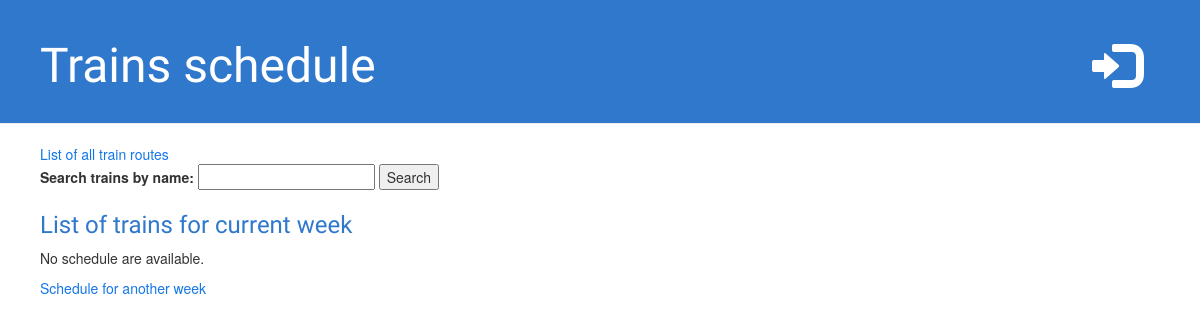
Before: /schedule/ with the older database file.
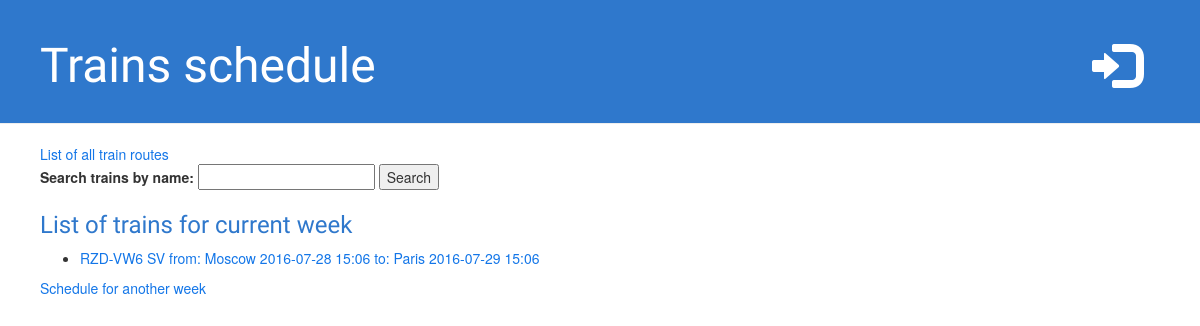
After: the same page with the newer database file.
### trains_schedule/models.py (models this page shows, shortened)
class Schedule(models.Model):
    departure_city = models.ForeignKey(City, related_name='s_departure_city_name')
    destination_city = models.ForeignKey(City, related_name='s_destination_city_name')
    departure_date = models.DateTimeField('date of departure')
    destination_date = models.DateTimeField('date of arriving')
    train = models.ForeignKey(Train)
    def display_name(self):
        return u'{} from: {} {} to: {} {}'.format(self.train, self.departure_city,
                                                  self.departure_date.strftime("%Y-%m-%d %H:%M"),
                                                  self.destination_city,
                                                  self.destination_date.strftime("%Y-%m-%d %H:%M"))

class Train(models.Model):
    train_model = models.CharField(max_length=20)
    train_type = models.CharField(max_length=10)
    train_type_description = models.CharField(max_length=100)
    train_capacity = models.IntegerField(default=0)
    def __unicode__(self):
        return u'{} {}'.format(self.train_model, self.train_type)

class City(models.Model):
    city_name = models.CharField(max_length=60)
    def trip_count(self):
        """
        Используется на форме администратора для отображения количества маршрутов в/из города
        """
        return self.s_departure_city_name.count() + self.s_destination_city_name.count()
    trip_count.short_description = 'Number of routes in/out of the city'
    def __unicode__(self):
        return u'{}'.format(self.city_name)

### trains_schedule/views.py (the view, shortened to what this page needs)
class MainPage(View):
    model = Schedule
    train = Train
    template_name = 'trains_schedule/schedule.html'
    def get(self, request):
        time_now = timezone.now()
        time_after_week = time_now + datetime.timedelta(days=7)
        latest_schedule_list = self.model.objects.filter(departure_date__gte=time_now,
                                                         departure_date__lte=time_after_week).order_by('departure_date')
        context = {'latest_schedule_list': latest_schedule_list}
        return render(request, self.template_name, context)

### trains_schedule/templates/trains_schedule/schedule.html (shortened to what this page needs)
{% extends 'trains_schedule/base.html' %}
{% block content %}
    <a href="{% url 'trains' %}">List of all train routes</a>
    <form method="post">
    <label for="search_value">Search trains by name: </label>
    <input id="search_value" type="text" name="search_value">
    <input type="submit" value="Search">
    </form>
    <h3>List of trains for current week</h3>
    {% if latest_schedule_list %}
        <ul>
        {% for train_route in latest_schedule_list %}
            <li><a href="{% url 'trains' train_route.id %}">{{ train_route.display_name }}</a></li>
        {% endfor %}
        </ul>
    {% else %}
        <p>No schedule are available.</p>
    {% endif %}
    <a href="{% url 'weeks_schedule' %}">Schedule for another week</a>
{% endblock content %}

Changed rows visible on the page:
now on this page (row edited): Schedule: display_name "RZD-VW6 SV from: Moscow 2016-07-28 15:06 to: Paris 2016-07-29 15:06"
Other visible differences:
text no longer shown: "No schedule are available."
